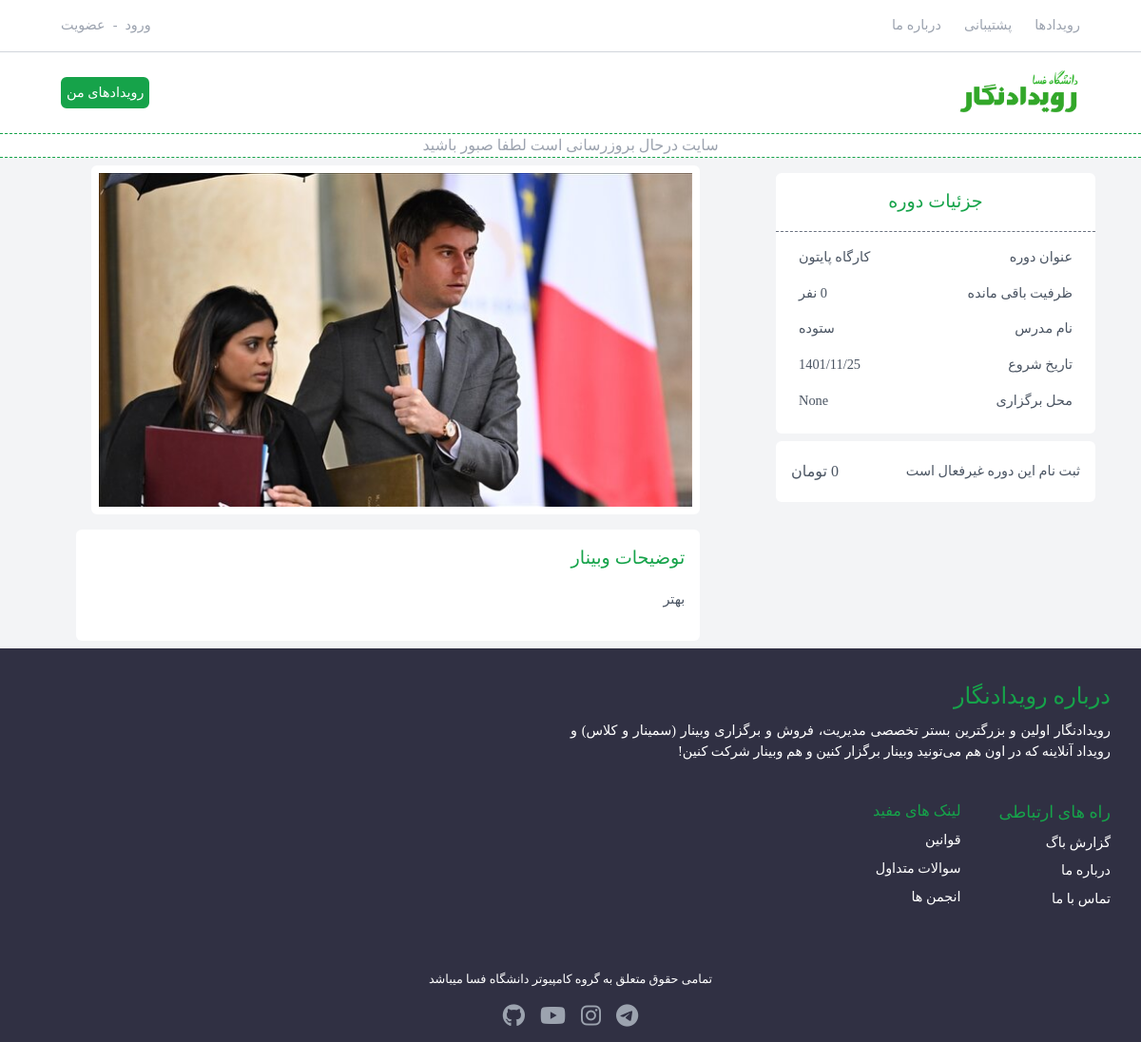
The page /events/python-course on the database as committed earlier.
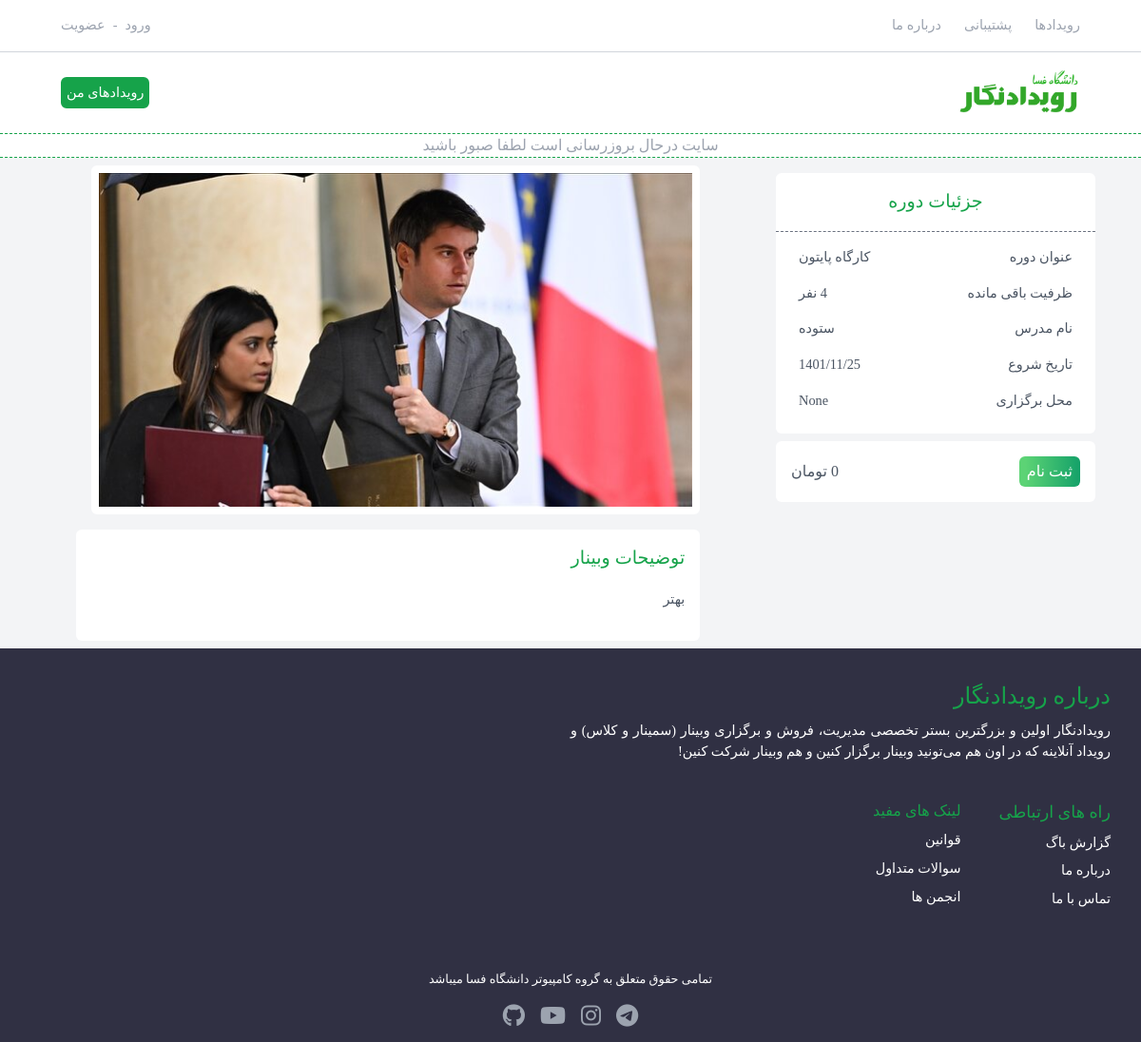
The same page on the database as committed later.
### events_module/views.py (the view)
# urls.py: path('events/<pk>', views.event_detail, name='detail'),
def event_detail(request, pk):
    event = get_object_or_404(Event, slug=pk)
    if request.user.is_authenticated:
        is_registered = Participant.objects.filter(user=request.user, status=True).values_list('event_id', flat=True)
    else:
        is_registered = False
    return render(request, 'module/details.html', context={
        'event': event,
        'is_registered': is_registered
    })

### events_module/templates/module/details.html (shortened to what the changed rows need)
{% extends 'partial/main.html' %}
{% load thumbnail %}
{% block content %}
    {% include 'partial/notification.html' %}
    <section class="flex gap-y-6 flex-col-reverse md:flex-row md:items-start py-2 px-6 bg-gray-100">
        <div class="md:w-1/3 md:px-6 pb-4 md:sticky top-0">
            <div class="bg-white rounded-md h-fit mx-auto my-2">
                <ul class="flex flex-col gap-y-4">
                    <li class="text-gray-600 text-[0.9rem] flex justify-between items-center py-4 px-4">
                        {% if is_registered %}
                            {% if event.id in is_registered %}
                                شما قبلا تو این دوره ثبت نام کرده اید
                            {% else %}
                                {% if event.status == True %}
                                    {% if event.capacity >= 1 %}
                                        <a href="{% url 'events:register' event.id %}"
                                           class="bg-green-600 text-white text-[1.1rem] gr md:text-[1rem] py-1 px-2 rounded-md">ثبت
                                            نام</a>
                                    {% else %}
                                        ظرفیت این دوره به پایان رسیده
                                    {% endif %}
                                {% else %}
                                    ثبت نام این دوره غیرفعال است
                                {% endif %}
                            {% endif %}
                        {% else %}
                            {% if event.status == True %}
                                {% if event.capacity >= 1 %}
                                    <a href="{% url 'events:register' event.id %}"
                                       class="bg-green-600 text-white text-[1.1rem] gr md:text-[1rem] py-1 px-2 rounded-md">ثبت
                                        نام</a>
                                {% else %}
                                    ظرفیت این دوره به پایان رسیده
                                {% endif %}
                            {% else %}
                                ثبت نام این دوره غیرفعال است
                            {% endif %}
                        {% endif %}
                        <span class="text-gray-600 text-[1.1rem] md:text-[1rem] py-1">{{ event.price }} تومان</span>
                    </li>
                </ul>
            </div>
        </div>
    </section>
{% endblock %}

Rows that differ between the two databases and show on the page:
changed Event "کارگاه پایتون": status False → True (drawn)
Other text that changed with them:
text no longer shown: "ثبت نام این دوره غیرفعال است"
text now shown: "ثبت نام"
